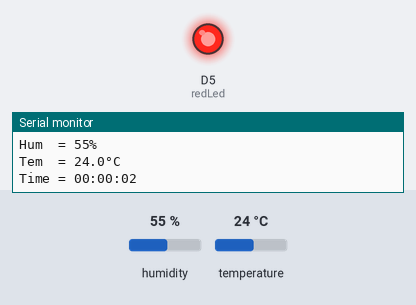
This sketch was run on a simulated ESP8266 (NodeMCU). On the bench: output pins drawn as LEDs (lit = HIGH), the last lines printed to the serial monitor. The inputs (shaded band) are chosen by the test bench; at power-on: temperature 24 °C, humidity 55 %. WiFi joins after 1.5 s; servers stay silent unless stated.

Above: at 3.0 s.
3.1 s: temperature set to 28 °C
5.1 s: temperature set to 31 °C
At 6.4 s:
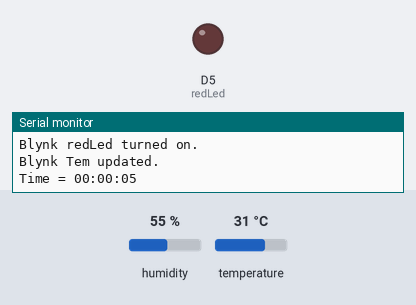
7.4 s: temperature set to 12 °C
At 8.5 s:
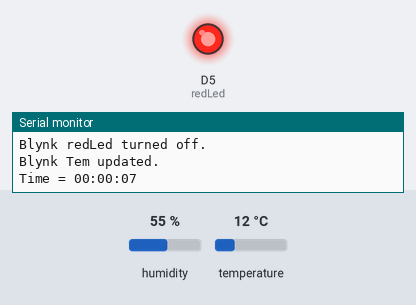
9.5 s: temperature set to 33 °C
At 10.5 s:
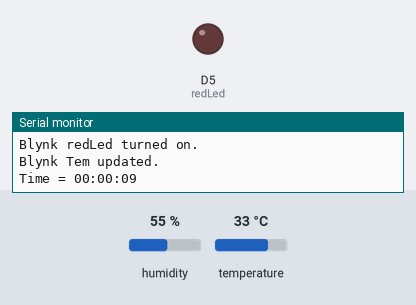
Timing chart, 0 to 12.5 s (numbered marks = the images above; inputs shaded):
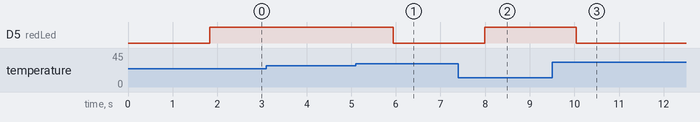

Measured:
- the behaviour switches between 29 and 30 °C on temperature (found by bisection; images 0 and 1)
- after the input at 5.1 s, D5 (redLed): HIGH → LOW after 0.85 s
- after the input at 7.4 s, D5 (redLed): LOW → HIGH after 0.59 s
- after the input at 9.5 s, D5 (redLed): HIGH → LOW after 0.54 s

The sketch:

dht11-led-firebase-blynk.ino
```cpp
#define BLYNK_TEMPLATE_ID "XXXXX"
#define BLYNK_DEVICE_NAME "XXXXX"
#define BLYNK_AUTH_TOKEN "XXXXX"

#define FIREBASE_HOST "XXXXX"
#define FIREBASE_AUTH "XXXXX"

#define WIFI_SSID "XXXXX"
#define WIFI_PASSWORD "XXXXX"

#define DHTPIN D6
#define redLed D5

#define DHTTYPE DHT11

#include "FirebaseESP8266.h"

#include <ESP8266WiFi.h>
#include <DHT.h>

#include <BlynkSimpleEsp8266.h>

FirebaseData firebaseData;
FirebaseJson json;

DHT dht(DHTPIN, DHTTYPE);

int h;
float t;
float hTemp;
float tTemp;
bool dhtStatus = false;
bool ledStatus = false;
int secSS, minMM, hrsHH = 0;

unsigned long theTime;
long beforeTime;

char auth[] = BLYNK_AUTH_TOKEN;
char ssid[] = WIFI_SSID;
char pass[] = WIFI_PASSWORD;

void setup() {
  Serial.begin(9600);

  dht.begin();
  pinMode(redLed, OUTPUT);

  Blynk.begin(auth, ssid, pass);

  Firebase.begin(FIREBASE_HOST, FIREBASE_AUTH);
  Firebase.reconnectWiFi(true);
}

void sensorUpdate() {
  h = dht.readHumidity();
  t = dht.readTemperature();

  Serial.printf("Hum  = %d%%", h);
  Serial.printf("\nTem  = %.1f°C", t);

  // Check if the temperature higher than 30°C then turn on the LED
  if (t >= 30) {
    digitalWrite(redLed, LOW);
    if (ledStatus == true) {
      ledStatus = false;
      Blynk.virtualWrite(V1, 1);
      Serial.printf("\nBlynk redLed turned on.");
    }
  } else {
    digitalWrite(redLed, HIGH);
    if (ledStatus == false) {
      ledStatus = true;
      Blynk.virtualWrite(V1, 0);
      Serial.printf("\nBlynk redLed turned off.");
    }
  }

  float f = dht.readTemperature(false);
  if (isnan(h) || isnan(t) || isnan(f))
  {
    if (dhtStatus == true) {
      dhtStatus = false;
      Blynk.virtualWrite(V0, 0);
      Serial.printf("\nBlynk dhtStatus failed.");
    }
    return;
  } else {
    if (dhtStatus == false) {
      dhtStatus = true;
      Blynk.virtualWrite(V0, 1);
      Serial.printf("\nBlynk dhtStatus reading.");
    }
  }

  // If the data updated, send to Blynk
  if (hTemp != h) {
    Blynk.virtualWrite(V5, h);
    Serial.printf("\nBlynk Hum updated.");
  }
  if (tTemp != t) {
    Blynk.virtualWrite(V4, t);
    Serial.printf("\nBlynk Tem updated.");
  }
  hTemp = h;
  tTemp = t;
}

void saveDataToFirebase() {
  Firebase.pushFloat(firebaseData, "/Logs/humidity", dht.readHumidity());
  Firebase.pushFloat(firebaseData, "/Logs/temperature", dht.readTemperature());
}

void loop() {
  sensorUpdate();
  Blynk.run();

  theTime = millis() / 1000;
  if (theTime > beforeTime) {
    secSS++;
    if (secSS >= 60) {
      secSS = 0;
      minMM++;
      if (minMM >= 60) {
        minMM = 0;
        hrsHH++;
        if (hrsHH >= 99) {
          secSS = 0;
          minMM = 0;
          hrsHH = 0;
        }
      }
    }
    beforeTime = theTime;
  }
  Serial.printf("\nTime = %02d:%02d:%02d\n\n", hrsHH, minMM, secSS);

  if (theTime % 600 == 0) { saveDataToFirebase(); }
  delay(1000);
}
```
